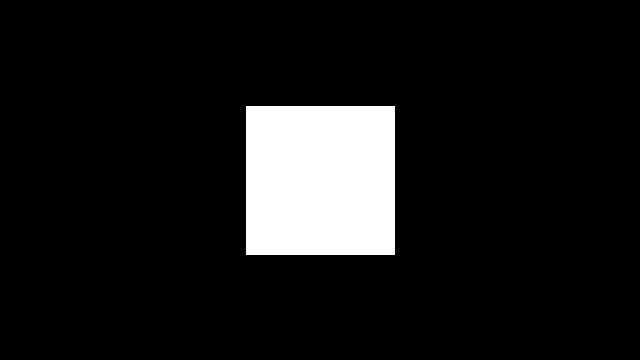
Frame 1 (no input)
Frame 60 (the mouse pressed at the canvas centre just before this capture): identical to frame 1, image omitted
Frame 120 (the mouse held since frame 60 and released just before this capture): identical to frame 1, image omitted

The Processing sketch that drew this single still picture (run headless with seeded random() and noise(); from frame 60 on, the mouse is pressed at the canvas centre):

// Processing sketch: moving_items_with_mouse
// ── moving_items_with_mouse.pde
/*
Original code at https://processing.org/examples/mousefunctions.html
*/
float centerXofBox;
float centerYofBox;
final int HALF_BOX_SIZE = 75;
boolean mouseIsOverBox = false;
boolean mouseButtonIsDownOverBox = false;
float xOffset = 0.0;
float yOffset = 0.0;

void setup() {
  size(640, 360);

  // Recall that “width” and “height” are system variables defined by Processing
  // that are assigned the first and second arguments to the size function.
  // Thus, width is implicitly assigned 640; height is assigned 360.

  // Calculate the center of the sketch...
  centerXofBox = (width / 2.0);
  centerYofBox = (height / 2.0);

  // and set rectMode to RADIUS, which will assign the first two arguments to
  // the “rect” function as the center point for the rectangle, not the upper
  // left corner.
  rectMode(RADIUS);
}

void draw() {
  // Repaint the sketch so the box doesn’t leave a trail.
  background(0);

  // Test if the cursor is over the box
  if (mouseX > (centerXofBox - HALF_BOX_SIZE) && mouseX < (centerXofBox + HALF_BOX_SIZE) &&
      mouseY > (centerYofBox - HALF_BOX_SIZE) && mouseY < (centerYofBox + HALF_BOX_SIZE) ) {
    mouseIsOverBox = true;
  } else {
    mouseIsOverBox = false;
  }

  rect(centerXofBox, centerYofBox, HALF_BOX_SIZE, HALF_BOX_SIZE);
}

/**
 * If the mouse’s button is being pressed down AND it’s over the box, set the
 * Boolean variable accordingly. Then, calculate the offset of the mouse’s “x”
 * and “y” co-ordinates with respect to the box’s “x” and “y” co-ordinates at
 * its center. NOTE: This offset calculation need only be done once per mouse
 * down event.
 */
void mousePressed() {
  if (mouseIsOverBox) {
    mouseButtonIsDownOverBox = true;
  } else {
    mouseButtonIsDownOverBox = false;
  }

  xOffset = (mouseX - centerXofBox);
  yOffset = (mouseY - centerYofBox);
}

/**
 * If the mouse is being dragged AND it’s over the box, recalculate the
 * co-ordinates of the box’s center origin so the draw function can render the
 * box in the newly-dragged spot defined by the mouse.
 */
void mouseDragged() {
  if (mouseButtonIsDownOverBox) {
    centerXofBox = (mouseX - xOffset);
    centerYofBox = (mouseY - yOffset);
  }
}

/**
 * This function is called when the mouse button is released and listens as long
 * as the draw function is being used.
 */
void mouseReleased() {
  mouseButtonIsDownOverBox = false;
}
